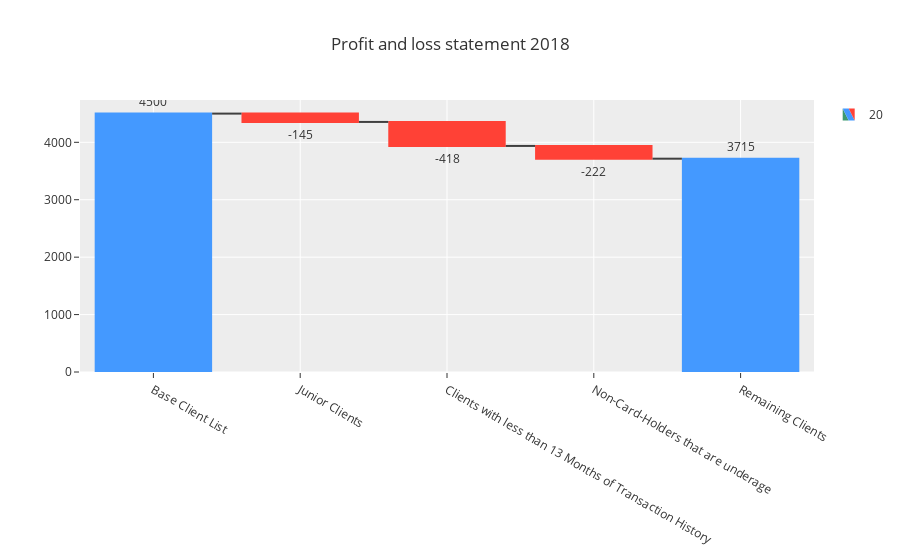

The code cell stored with this chart in its notebook:
### Markdown cell above
### Bringing the data together

### Code cell
n_lt_13_month_hist = transactions_monthly['account_id'].nunique()-filtered_transactions['account_id'].nunique()

preprocessing_summary = [
        n_merged_base_client,
        -len(junior_clients),
        -n_lt_13_month_hist,
        -len(underage_clients),
        len(client_df)
]

fig = go.Figure(go.Waterfall(
        name = "20", orientation = "v",
        measure = ["absolute", "relative", "relative", "relative", "total"],
        x = ["Base Client List", 
             "Junior Clients", 
             "Clients with less than 13 Months of Transaction History", 
             "Non-Card-Holders that are underage", 
             "Remaining Clients"],
        textposition = "outside",
        y = preprocessing_summary,
        text = [str(x) for x in preprocessing_summary],
        connector = {"line":{"color":"rgb(63, 63, 63)"}},
))

fig.update_layout(
        title = "Profit and loss statement 2018",
        showlegend = True
)

fig.show()

### Figure 1 — Plotly figure (JSON) as saved in the notebook; plotly's stock layout.template omitted (floating-point values rounded to 4 significant figures)
{"data": [{"connector": {"line": {"color": "rgb(63, 63, 63)"}}, "measure": ["absolute", "relative", "relative", "relative", "total"], "name": "20", "orientation": "v", "text": ["4500", "-145", "-418", "-222", "3715"], "textposition": "outside", "type": "waterfall", "x": ["Base Client List", "Junior Clients", "Clients with less than 13 Months of Transaction History", "Non-Card-Holders that are underage", "Remaining Clients"], "y": [4500, -145, -418, -222, 3715]}], "layout": {"showlegend": true, "title": {"text": "Profit and loss statement 2018"}}}
